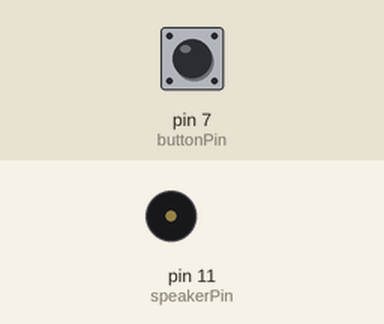
Recording of a sketch running on a simulated Arduino Uno, built with avr-gcc and run on an emulated ATmega328P. On the bench: buzzer (waves = sounding). The test bench sets the inputs (shaded band); at power-on: pin 7 (buttonPin) HIGH.

Above: at 1.2 s.
1.3 s: pin 7 (buttonPin) pulled LOW for 0.15 s
At 1.42 s:
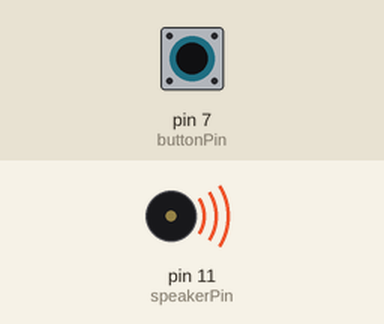
3.0 s: pin 7 (buttonPin) pulled LOW for 3.2 s
At 7.6 s:
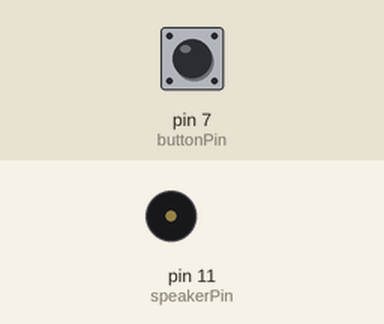
Timing chart, 0 to 9.1 s (numbered marks = the images above; inputs shaded):
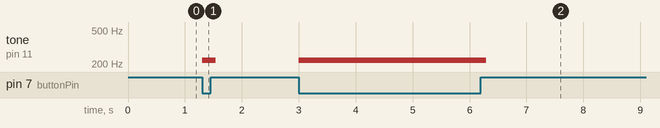

The sketch:

SpeakerButton_PullUp.ino
```cpp
//ボタンのピン
const int buttonPin = 7;
//スピーカと接続するピン
const int speakerPin = 11;

int buttonState = HIGH;

void setup() {
  // put your setup code here, to run once:
  pinMode(buttonPin,INPUT_PULLUP);
  pinMode(speakerPin,OUTPUT);

}

void loop() {
//  //ボタンの入力を受けとる
//  int buttonState = digitalRead(buttonPin);
//  if(lastButtonState == LOW && buttonState == HIGH ){
//    onPress();
//  }
  buttonState = digitalRead(buttonPin);
  if(buttonState == LOW ){
    onPress();
  }

 delay(10);

}

void onPress(){
  //下と一緒(簡単Ver)
  tone(speakerPin,220,100);


//  for(int i=0; i<100;i++){
//    //1msごとのHIGHとLOWの繰り返しで1000Hzをつくる
//    digitalWrite(speakerPin,HIGH);
//    delayMicroseconds(500);
//    digitalWrite(speakerPin,LOW);
//    delayMicroseconds(500);
//  }
}
```

Measured:
- after the input at 1.3 s, tone on pin 11 (speakerPin): silent → 220 Hz at once, → silent 0.24 s later
- after the input at 3.0 s, tone on pin 11 (speakerPin): silent → 220 Hz at once, → silent 3.3 s later
